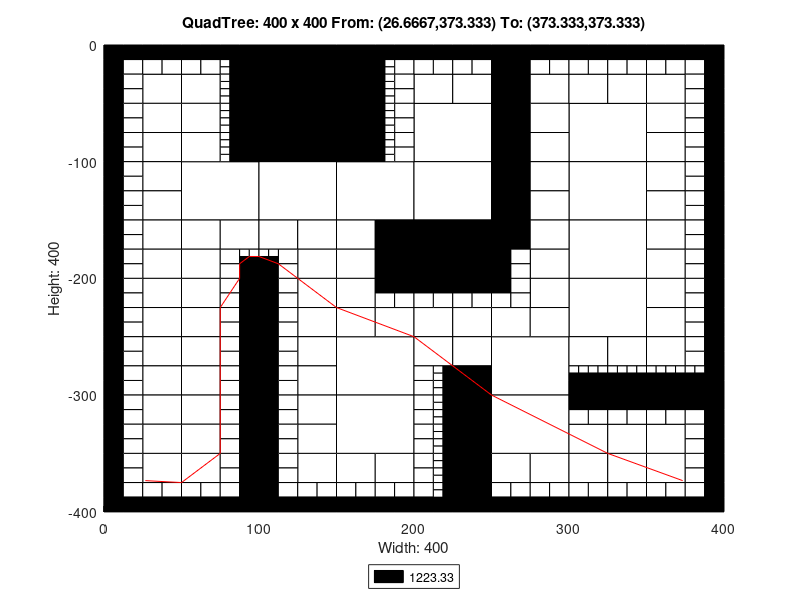

The MATLAB source for this figure:
axis([0 400 -400 0]);
title('QuadTree: 400 x 400 From: (26.6667,373.333) To: (373.333,373.333)');
xlabel('Width: 400');
ylabel('Height: 400');
rectangle('Position',[100 -50 50 50], 'FaceColor',[0 0 0]);
rectangle('Position',[100 -100 50 50], 'FaceColor',[0 0 0]);
rectangle('Position',[50 -150 50 50], 'FaceColor',[1 1 1]);
rectangle('Position',[100 -150 50 50], 'FaceColor',[1 1 1]);
rectangle('Position',[150 -150 50 50], 'FaceColor',[1 1 1]);
rectangle('Position',[200 -100 50 50], 'FaceColor',[1 1 1]);
rectangle('Position',[300 -100 50 50], 'FaceColor',[1 1 1]);
rectangle('Position',[200 -150 50 50], 'FaceColor',[1 1 1]);
rectangle('Position',[200 -200 50 50], 'FaceColor',[0 0 0]);
rectangle('Position',[300 -150 50 50], 'FaceColor',[1 1 1]);
rectangle('Position',[300 -200 50 50], 'FaceColor',[1 1 1]);
rectangle('Position',[150 -300 50 50], 'FaceColor',[1 1 1]);
rectangle('Position',[150 -350 50 50], 'FaceColor',[1 1 1]);
rectangle('Position',[250 -300 50 50], 'FaceColor',[1 1 1]);
rectangle('Position',[300 -250 50 50], 'FaceColor',[1 1 1]);
rectangle('Position',[250 -350 50 50], 'FaceColor',[1 1 1]);
rectangle('Position',[25 -50 25 25], 'FaceColor',[1 1 1]);
rectangle('Position',[50 -50 25 25], 'FaceColor',[1 1 1]);
rectangle('Position',[25 -75 25 25], 'FaceColor',[1 1 1]);
rectangle('Position',[25 -100 25 25], 'FaceColor',[1 1 1]);
rectangle('Position',[50 -75 25 25], 'FaceColor',[1 1 1]);
rectangle('Position',[50 -100 25 25], 'FaceColor',[1 1 1]);
rectangle('Position',[150 -25 25 25], 'FaceColor',[0 0 0]);
rectangle('Position',[150 -50 25 25], 'FaceColor',[0 0 0]);
rectangle('Position',[150 -75 25 25], 'FaceColor',[0 0 0]);
rectangle('Position',[150 -100 25 25], 'FaceColor',[0 0 0]);
rectangle('Position',[25 -125 25 25], 'FaceColor',[1 1 1]);
rectangle('Position',[25 -150 25 25], 'FaceColor',[1 1 1]);
rectangle('Position',[25 -175 25 25], 'FaceColor',[1 1 1]);
rectangle('Position',[25 -200 25 25], 'FaceColor',[1 1 1]);
rectangle('Position',[50 -175 25 25], 'FaceColor',[1 1 1]);
rectangle('Position',[75 -175 25 25], 'FaceColor',[1 1 1]);
rectangle('Position',[50 -200 25 25], 'FaceColor',[1 1 1]);
rectangle('Position',[100 -175 25 25], 'FaceColor',[1 1 1]);
rectangle('Position',[125 -175 25 25], 'FaceColor',[1 1 1]);
rectangle('Position',[125 -200 25 25], 'FaceColor',[1 1 1]);
rectangle('Position',[150 -175 25 25], 'FaceColor',[1 1 1]);
rectangle('Position',[175 -175 25 25], 'FaceColor',[0 0 0]);
rectangle('Position',[150 -200 25 25], 'FaceColor',[1 1 1]);
rectangle('Position',[175 -200 25 25], 'FaceColor',[0 0 0]);
rectangle('Position',[200 -50 25 25], 'FaceColor',[1 1 1]);
rectangle('Position',[225 -50 25 25], 'FaceColor',[1 1 1]);
rectangle('Position',[250 -25 25 25], 'FaceColor',[0 0 0]);
rectangle('Position',[250 -50 25 25], 'FaceColor',[0 0 0]);
rectangle('Position',[275 -50 25 25], 'FaceColor',[1 1 1]);
rectangle('Position',[250 -75 25 25], 'FaceColor',[0 0 0]);
rectangle('Position',[275 -75 25 25], 'FaceColor',[1 1 1]);
rectangle('Position',[250 -100 25 25], 'FaceColor',[0 0 0]);
rectangle('Position',[275 -100 25 25], 'FaceColor',[1 1 1]);
rectangle('Position',[300 -50 25 25], 'FaceColor',[1 1 1]);
rectangle('Position',[325 -50 25 25], 'FaceColor',[1 1 1]);
rectangle('Position',[350 -50 25 25], 'FaceColor',[1 1 1]);
rectangle('Position',[350 -75 25 25], 'FaceColor',[1 1 1]);
rectangle('Position',[350 -100 25 25], 'FaceColor',[1 1 1]);
rectangle('Position',[250 -125 25 25], 'FaceColor',[0 0 0]);
rectangle('Position',[275 -125 25 25], 'FaceColor',[1 1 1]);
rectangle('Position',[250 -150 25 25], 'FaceColor',[0 0 0]);
rectangle('Position',[275 -150 25 25], 'FaceColor',[1 1 1]);
rectangle('Position',[250 -175 25 25], 'FaceColor',[0 0 0]);
rectangle('Position',[275 -175 25 25], 'FaceColor',[1 1 1]);
rectangle('Position',[275 -200 25 25], 'FaceColor',[1 1 1]);
rectangle('Position',[350 -125 25 25], 'FaceColor',[1 1 1]);
rectangle('Position',[350 -150 25 25], 'FaceColor',[1 1 1]);
rectangle('Position',[350 -175 25 25], 'FaceColor',[1 1 1]);
rectangle('Position',[350 -200 25 25], 'FaceColor',[1 1 1]);
rectangle('Position',[25 -225 25 25], 'FaceColor',[1 1 1]);
rectangle('Position',[25 -250 25 25], 'FaceColor',[1 1 1]);
rectangle('Position',[50 -225 25 25], 'FaceColor',[1 1 1]);
rectangle('Position',[50 -250 25 25], 'FaceColor',[1 1 1]);
rectangle('Position',[25 -275 25 25], 'FaceColor',[1 1 1]);
rectangle('Position',[25 -300 25 25], 'FaceColor',[1 1 1]);
rectangle('Position',[50 -275 25 25], 'FaceColor',[1 1 1]);
rectangle('Position',[50 -300 25 25], 'FaceColor',[1 1 1]);
rectangle('Position',[125 -225 25 25], 'FaceColor',[1 1 1]);
rectangle('Position',[125 -250 25 25], 'FaceColor',[1 1 1]);
rectangle('Position',[150 -225 25 25], 'FaceColor',[1 1 1]);
rectangle('Position',[150 -250 25 25], 'FaceColor',[1 1 1]);
rectangle('Position',[175 -250 25 25], 'FaceColor',[1 1 1]);
rectangle('Position',[125 -275 25 25], 'FaceColor',[1 1 1]);
rectangle('Position',[125 -300 25 25], 'FaceColor',[1 1 1]);
rectangle('Position',[25 -325 25 25], 'FaceColor',[1 1 1]);
rectangle('Position',[25 -350 25 25], 'FaceColor',[1 1 1]);
rectangle('Position',[50 -325 25 25], 'FaceColor',[1 1 1]);
rectangle('Position',[50 -350 25 25], 'FaceColor',[1 1 1]);
rectangle('Position',[25 -375 25 25], 'FaceColor',[1 1 1]);
rectangle('Position',[50 -375 25 25], 'FaceColor',[1 1 1]);
rectangle('Position',[125 -325 25 25], 'FaceColor',[1 1 1]);
rectangle('Position',[125 -350 25 25], 'FaceColor',[1 1 1]);
rectangle('Position',[125 -375 25 25], 'FaceColor',[1 1 1]);
rectangle('Position',[150 -375 25 25], 'FaceColor',[1 1 1]);
rectangle('Position',[175 -375 25 25], 'FaceColor',[1 1 1]);
rectangle('Position',[200 -250 25 25], 'FaceColor',[1 1 1]);
rectangle('Position',[225 -250 25 25], 'FaceColor',[1 1 1]);
rectangle('Position',[275 -225 25 25], 'FaceColor',[1 1 1]);
rectangle('Position',[250 -250 25 25], 'FaceColor',[1 1 1]);
rectangle('Position',[275 -250 25 25], 'FaceColor',[1 1 1]);
rectangle('Position',[200 -275 25 25], 'FaceColor',[1 1 1]);
rectangle('Position',[225 -275 25 25], 'FaceColor',[1 1 1]);
rectangle('Position',[225 -300 25 25], 'FaceColor',[0 0 0]);
rectangle('Position',[350 -225 25 25], 'FaceColor',[1 1 1]);
rectangle('Position',[350 -250 25 25], 'FaceColor',[1 1 1]);
rectangle('Position',[300 -275 25 25], 'FaceColor',[1 1 1]);
rectangle('Position',[325 -275 25 25], 'FaceColor',[1 1 1]);
rectangle('Position',[350 -275 25 25], 'FaceColor',[1 1 1]);
rectangle('Position',[225 -325 25 25], 'FaceColor',[0 0 0]);
rectangle('Position',[225 -350 25 25], 'FaceColor',[0 0 0]);
rectangle('Position',[225 -375 25 25], 'FaceColor',[0 0 0]);
rectangle('Position',[225 -400 25 25], 'FaceColor',[0 0 0]);
rectangle('Position',[250 -375 25 25], 'FaceColor',[1 1 1]);
rectangle('Position',[275 -375 25 25], 'FaceColor',[1 1 1]);
rectangle('Position',[300 -350 25 25], 'FaceColor',[1 1 1]);
rectangle('Position',[325 -350 25 25], 'FaceColor',[1 1 1]);
rectangle('Position',[350 -350 25 25], 'FaceColor',[1 1 1]);
rectangle('Position',[300 -375 25 25], 'FaceColor',[1 1 1]);
rectangle('Position',[325 -375 25 25], 'FaceColor',[1 1 1]);
rectangle('Position',[350 -375 25 25], 'FaceColor',[1 1 1]);
rectangle('Position',[0 -12.5 12.5 12.5], 'FaceColor',[0 0 0]);
rectangle('Position',[12.5 -12.5 12.5 12.5], 'FaceColor',[0 0 0]);
rectangle('Position',[0 -25 12.5 12.5], 'FaceColor',[0 0 0]);
rectangle('Position',[12.5 -25 12.5 12.5], 'FaceColor',[1 1 1]);
rectangle('Position',[25 -12.5 12.5 12.5], 'FaceColor',[0 0 0]);
rectangle('Position',[37.5 -12.5 12.5 12.5], 'FaceColor',[0 0 0]);
rectangle('Position',[25 -25 12.5 12.5], 'FaceColor',[1 1 1]);
rectangle('Position',[37.5 -25 12.5 12.5], 'FaceColor',[1 1 1]);
rectangle('Position',[0 -37.5 12.5 12.5], 'FaceColor',[0 0 0]);
rectangle('Position',[12.5 -37.5 12.5 12.5], 'FaceColor',[1 1 1]);
rectangle('Position',[0 -50 12.5 12.5], 'FaceColor',[0 0 0]);
rectangle('Position',[12.5 -50 12.5 12.5], 'FaceColor',[1 1 1]);
rectangle('Position',[50 -12.5 12.5 12.5], 'FaceColor',[0 0 0]);
rectangle('Position',[62.5 -12.5 12.5 12.5], 'FaceColor',[0 0 0]);
rectangle('Position',[50 -25 12.5 12.5], 'FaceColor',[1 1 1]);
rectangle('Position',[62.5 -25 12.5 12.5], 'FaceColor',[1 1 1]);
rectangle('Position',[75 -12.5 12.5 12.5], 'FaceColor',[0 0 0]);
rectangle('Position',[87.5 -12.5 12.5 12.5], 'FaceColor',[0 0 0]);
rectangle('Position',[87.5 -25 12.5 12.5], 'FaceColor',[0 0 0]);
rectangle('Position',[87.5 -37.5 12.5 12.5], 'FaceColor',[0 0 0]);
rectangle('Position',[87.5 -50 12.5 12.5], 'FaceColor',[0 0 0]);
rectangle('Position',[0 -62.5 12.5 12.5], 'FaceColor',[0 0 0]);
rectangle('Position',[12.5 -62.5 12.5 12.5], 'FaceColor',[1 1 1]);
rectangle('Position',[0 -75 12.5 12.5], 'FaceColor',[0 0 0]);
rectangle('Position',[12.5 -75 12.5 12.5], 'FaceColor',[1 1 1]);
rectangle('Position',[0 -87.5 12.5 12.5], 'FaceColor',[0 0 0]);
rectangle('Position',[12.5 -87.5 12.5 12.5], 'FaceColor',[1 1 1]);
rectangle('Position',[0 -100 12.5 12.5], 'FaceColor',[0 0 0]);
rectangle('Position',[12.5 -100 12.5 12.5], 'FaceColor',[1 1 1]);
rectangle('Position',[87.5 -62.5 12.5 12.5], 'FaceColor',[0 0 0]);
rectangle('Position',[87.5 -75 12.5 12.5], 'FaceColor',[0 0 0]);
rectangle('Position',[87.5 -87.5 12.5 12.5], 'FaceColor',[0 0 0]);
rectangle('Position',[87.5 -100 12.5 12.5], 'FaceColor',[0 0 0]);
rectangle('Position',[175 -12.5 12.5 12.5], 'FaceColor',[0 0 0]);
rectangle('Position',[187.5 -12.5 12.5 12.5], 'FaceColor',[0 0 0]);
rectangle('Position',[187.5 -25 12.5 12.5], 'FaceColor',[1 1 1]);
rectangle('Position',[187.5 -37.5 12.5 12.5], 'FaceColor',[1 1 1]);
rectangle('Position',[187.5 -50 12.5 12.5], 'FaceColor',[1 1 1]);
rectangle('Position',[187.5 -62.5 12.5 12.5], 'FaceColor',[1 1 1]);
rectangle('Position',[187.5 -75 12.5 12.5], 'FaceColor',[1 1 1]);
rectangle('Position',[187.5 -87.5 12.5 12.5], 'FaceColor',[1 1 1]);
rectangle('Position',[187.5 -100 12.5 12.5], 'FaceColor',[1 1 1]);
rectangle('Position',[0 -112.5 12.5 12.5], 'FaceColor',[0 0 0]);
rectangle('Position',[12.5 -112.5 12.5 12.5], 'FaceColor',[1 1 1]);
rectangle('Position',[0 -125 12.5 12.5], 'FaceColor',[0 0 0]);
rectangle('Position',[12.5 -125 12.5 12.5], 'FaceColor',[1 1 1]);
rectangle('Position',[0 -137.5 12.5 12.5], 'FaceColor',[0 0 0]);
rectangle('Position',[12.5 -137.5 12.5 12.5], 'FaceColor',[1 1 1]);
rectangle('Position',[0 -150 12.5 12.5], 'FaceColor',[0 0 0]);
rectangle('Position',[12.5 -150 12.5 12.5], 'FaceColor',[1 1 1]);
rectangle('Position',[0 -162.5 12.5 12.5], 'FaceColor',[0 0 0]);
rectangle('Position',[12.5 -162.5 12.5 12.5], 'FaceColor',[1 1 1]);
rectangle('Position',[0 -175 12.5 12.5], 'FaceColor',[0 0 0]);
rectangle('Position',[12.5 -175 12.5 12.5], 'FaceColor',[1 1 1]);
rectangle('Position',[0 -187.5 12.5 12.5], 'FaceColor',[0 0 0]);
rectangle('Position',[12.5 -187.5 12.5 12.5], 'FaceColor',[1 1 1]);
rectangle('Position',[0 -200 12.5 12.5], 'FaceColor',[0 0 0]);
rectangle('Position',[12.5 -200 12.5 12.5], 'FaceColor',[1 1 1]);
rectangle('Position',[75 -187.5 12.5 12.5], 'FaceColor',[1 1 1]);
rectangle('Position',[75 -200 12.5 12.5], 'FaceColor',[1 1 1]);
rectangle('Position',[87.5 -200 12.5 12.5], 'FaceColor',[0 0 0]);
rectangle('Position',[112.5 -187.5 12.5 12.5], 'FaceColor',[1 1 1]);
rectangle('Position',[100 -200 12.5 12.5], 'FaceColor',[0 0 0]);
rectangle('Position',[112.5 -200 12.5 12.5], 'FaceColor',[1 1 1]);
rectangle('Position',[200 -12.5 12.5 12.5], 'FaceColor',[0 0 0]);
rectangle('Position',[212.5 -12.5 12.5 12.5], 'FaceColor',[0 0 0]);
rectangle('Position',[200 -25 12.5 12.5], 'FaceColor',[1 1 1]);
rectangle('Position',[212.5 -25 12.5 12.5], 'FaceColor',[1 1 1]);
rectangle('Position',[225 -12.5 12.5 12.5], 'FaceColor',[0 0 0]);
rectangle('Position',[237.5 -12.5 12.5 12.5], 'FaceColor',[0 0 0]);
rectangle('Position',[225 -25 12.5 12.5], 'FaceColor',[1 1 1]);
rectangle('Position',[237.5 -25 12.5 12.5], 'FaceColor',[1 1 1]);
rectangle('Position',[275 -12.5 12.5 12.5], 'FaceColor',[0 0 0]);
rectangle('Position',[287.5 -12.5 12.5 12.5], 'FaceColor',[0 0 0]);
rectangle('Position',[275 -25 12.5 12.5], 'FaceColor',[1 1 1]);
rectangle('Position',[287.5 -25 12.5 12.5], 'FaceColor',[1 1 1]);
rectangle('Position',[300 -12.5 12.5 12.5], 'FaceColor',[0 0 0]);
rectangle('Position',[312.5 -12.5 12.5 12.5], 'FaceColor',[0 0 0]);
rectangle('Position',[300 -25 12.5 12.5], 'FaceColor',[1 1 1]);
rectangle('Position',[312.5 -25 12.5 12.5], 'FaceColor',[1 1 1]);
rectangle('Position',[325 -12.5 12.5 12.5], 'FaceColor',[0 0 0]);
rectangle('Position',[337.5 -12.5 12.5 12.5], 'FaceColor',[0 0 0]);
rectangle('Position',[325 -25 12.5 12.5], 'FaceColor',[1 1 1]);
rectangle('Position',[337.5 -25 12.5 12.5], 'FaceColor',[1 1 1]);
rectangle('Position',[350 -12.5 12.5 12.5], 'FaceColor',[0 0 0]);
rectangle('Position',[362.5 -12.5 12.5 12.5], 'FaceColor',[0 0 0]);
rectangle('Position',[350 -25 12.5 12.5], 'FaceColor',[1 1 1]);
rectangle('Position',[362.5 -25 12.5 12.5], 'FaceColor',[1 1 1]);
rectangle('Position',[375 -12.5 12.5 12.5], 'FaceColor',[0 0 0]);
rectangle('Position',[387.5 -12.5 12.5 12.5], 'FaceColor',[0 0 0]);
rectangle('Position',[375 -25 12.5 12.5], 'FaceColor',[1 1 1]);
rectangle('Position',[387.5 -25 12.5 12.5], 'FaceColor',[0 0 0]);
rectangle('Position',[375 -37.5 12.5 12.5], 'FaceColor',[1 1 1]);
rectangle('Position',[387.5 -37.5 12.5 12.5], 'FaceColor',[0 0 0]);
rectangle('Position',[375 -50 12.5 12.5], 'FaceColor',[1 1 1]);
rectangle('Position',[387.5 -50 12.5 12.5], 'FaceColor',[0 0 0]);
rectangle('Position',[375 -62.5 12.5 12.5], 'FaceColor',[1 1 1]);
rectangle('Position',[387.5 -62.5 12.5 12.5], 'FaceColor',[0 0 0]);
rectangle('Position',[375 -75 12.5 12.5], 'FaceColor',[1 1 1]);
rectangle('Position',[387.5 -75 12.5 12.5], 'FaceColor',[0 0 0]);
rectangle('Position',[375 -87.5 12.5 12.5], 'FaceColor',[1 1 1]);
rectangle('Position',[387.5 -87.5 12.5 12.5], 'FaceColor',[0 0 0]);
rectangle('Position',[375 -100 12.5 12.5], 'FaceColor',[1 1 1]);
rectangle('Position',[387.5 -100 12.5 12.5], 'FaceColor',[0 0 0]);
rectangle('Position',[250 -187.5 12.5 12.5], 'FaceColor',[0 0 0]);
rectangle('Position',[262.5 -187.5 12.5 12.5], 'FaceColor',[1 1 1]);
rectangle('Position',[250 -200 12.5 12.5], 'FaceColor',[0 0 0]);
rectangle('Position',[262.5 -200 12.5 12.5], 'FaceColor',[1 1 1]);
rectangle('Position',[375 -112.5 12.5 12.5], 'FaceColor',[1 1 1]);
rectangle('Position',[387.5 -112.5 12.5 12.5], 'FaceColor',[0 0 0]);
rectangle('Position',[375 -125 12.5 12.5], 'FaceColor',[1 1 1]);
rectangle('Position',[387.5 -125 12.5 12.5], 'FaceColor',[0 0 0]);
rectangle('Position',[375 -137.5 12.5 12.5], 'FaceColor',[1 1 1]);
rectangle('Position',[387.5 -137.5 12.5 12.5], 'FaceColor',[0 0 0]);
rectangle('Position',[375 -150 12.5 12.5], 'FaceColor',[1 1 1]);
rectangle('Position',[387.5 -150 12.5 12.5], 'FaceColor',[0 0 0]);
rectangle('Position',[375 -162.5 12.5 12.5], 'FaceColor',[1 1 1]);
rectangle('Position',[387.5 -162.5 12.5 12.5], 'FaceColor',[0 0 0]);
rectangle('Position',[375 -175 12.5 12.5], 'FaceColor',[1 1 1]);
rectangle('Position',[387.5 -175 12.5 12.5], 'FaceColor',[0 0 0]);
rectangle('Position',[375 -187.5 12.5 12.5], 'FaceColor',[1 1 1]);
rectangle('Position',[387.5 -187.5 12.5 12.5], 'FaceColor',[0 0 0]);
rectangle('Position',[375 -200 12.5 12.5], 'FaceColor',[1 1 1]);
rectangle('Position',[387.5 -200 12.5 12.5], 'FaceColor',[0 0 0]);
rectangle('Position',[0 -212.5 12.5 12.5], 'FaceColor',[0 0 0]);
rectangle('Position',[12.5 -212.5 12.5 12.5], 'FaceColor',[1 1 1]);
rectangle('Position',[0 -225 12.5 12.5], 'FaceColor',[0 0 0]);
rectangle('Position',[12.5 -225 12.5 12.5], 'FaceColor',[1 1 1]);
rectangle('Position',[0 -237.5 12.5 12.5], 'FaceColor',[0 0 0]);
rectangle('Position',[12.5 -237.5 12.5 12.5], 'FaceColor',[1 1 1]);
rectangle('Position',[0 -250 12.5 12.5], 'FaceColor',[0 0 0]);
rectangle('Position',[12.5 -250 12.5 12.5], 'FaceColor',[1 1 1]);
rectangle('Position',[75 -212.5 12.5 12.5], 'FaceColor',[1 1 1]);
rectangle('Position',[87.5 -212.5 12.5 12.5], 'FaceColor',[0 0 0]);
rectangle('Position',[75 -225 12.5 12.5], 'FaceColor',[1 1 1]);
rectangle('Position',[87.5 -225 12.5 12.5], 'FaceColor',[0 0 0]);
rectangle('Position',[75 -237.5 12.5 12.5], 'FaceColor',[1 1 1]);
rectangle('Position',[87.5 -237.5 12.5 12.5], 'FaceColor',[0 0 0]);
rectangle('Position',[75 -250 12.5 12.5], 'FaceColor',[1 1 1]);
rectangle('Position',[87.5 -250 12.5 12.5], 'FaceColor',[0 0 0]);
rectangle('Position',[0 -262.5 12.5 12.5], 'FaceColor',[0 0 0]);
rectangle('Position',[12.5 -262.5 12.5 12.5], 'FaceColor',[1 1 1]);
rectangle('Position',[0 -275 12.5 12.5], 'FaceColor',[0 0 0]);
rectangle('Position',[12.5 -275 12.5 12.5], 'FaceColor',[1 1 1]);
rectangle('Position',[0 -287.5 12.5 12.5], 'FaceColor',[0 0 0]);
rectangle('Position',[12.5 -287.5 12.5 12.5], 'FaceColor',[1 1 1]);
rectangle('Position',[0 -300 12.5 12.5], 'FaceColor',[0 0 0]);
rectangle('Position',[12.5 -300 12.5 12.5], 'FaceColor',[1 1 1]);
rectangle('Position',[75 -262.5 12.5 12.5], 'FaceColor',[1 1 1]);
rectangle('Position',[87.5 -262.5 12.5 12.5], 'FaceColor',[0 0 0]);
rectangle('Position',[75 -275 12.5 12.5], 'FaceColor',[1 1 1]);
rectangle('Position',[87.5 -275 12.5 12.5], 'FaceColor',[0 0 0]);
rectangle('Position',[75 -287.5 12.5 12.5], 'FaceColor',[1 1 1]);
rectangle('Position',[87.5 -287.5 12.5 12.5], 'FaceColor',[0 0 0]);
rectangle('Position',[75 -300 12.5 12.5], 'FaceColor',[1 1 1]);
rectangle('Position',[87.5 -300 12.5 12.5], 'FaceColor',[0 0 0]);
rectangle('Position',[100 -212.5 12.5 12.5], 'FaceColor',[0 0 0]);
rectangle('Position',[112.5 -212.5 12.5 12.5], 'FaceColor',[1 1 1]);
rectangle('Position',[100 -225 12.5 12.5], 'FaceColor',[0 0 0]);
rectangle('Position',[112.5 -225 12.5 12.5], 'FaceColor',[1 1 1]);
rectangle('Position',[100 -237.5 12.5 12.5], 'FaceColor',[0 0 0]);
rectangle('Position',[112.5 -237.5 12.5 12.5], 'FaceColor',[1 1 1]);
rectangle('Position',[100 -250 12.5 12.5], 'FaceColor',[0 0 0]);
rectangle('Position',[112.5 -250 12.5 12.5], 'FaceColor',[1 1 1]);
rectangle('Position',[175 -212.5 12.5 12.5], 'FaceColor',[0 0 0]);
rectangle('Position',[187.5 -212.5 12.5 12.5], 'FaceColor',[0 0 0]);
rectangle('Position',[175 -225 12.5 12.5], 'FaceColor',[1 1 1]);
rectangle('Position',[187.5 -225 12.5 12.5], 'FaceColor',[1 1 1]);
rectangle('Position',[100 -262.5 12.5 12.5], 'FaceColor',[0 0 0]);
rectangle('Position',[112.5 -262.5 12.5 12.5], 'FaceColor',[1 1 1]);
rectangle('Position',[100 -275 12.5 12.5], 'FaceColor',[0 0 0]);
rectangle('Position',[112.5 -275 12.5 12.5], 'FaceColor',[1 1 1]);
rectangle('Position',[100 -287.5 12.5 12.5], 'FaceColor',[0 0 0]);
rectangle('Position',[112.5 -287.5 12.5 12.5], 'FaceColor',[1 1 1]);
rectangle('Position',[100 -300 12.5 12.5], 'FaceColor',[0 0 0]);
rectangle('Position',[112.5 -300 12.5 12.5], 'FaceColor',[1 1 1]);
rectangle('Position',[0 -312.5 12.5 12.5], 'FaceColor',[0 0 0]);
rectangle('Position',[12.5 -312.5 12.5 12.5], 'FaceColor',[1 1 1]);
rectangle('Position',[0 -325 12.5 12.5], 'FaceColor',[0 0 0]);
rectangle('Position',[12.5 -325 12.5 12.5], 'FaceColor',[1 1 1]);
rectangle('Position',[0 -337.5 12.5 12.5], 'FaceColor',[0 0 0]);
rectangle('Position',[12.5 -337.5 12.5 12.5], 'FaceColor',[1 1 1]);
rectangle('Position',[0 -350 12.5 12.5], 'FaceColor',[0 0 0]);
rectangle('Position',[12.5 -350 12.5 12.5], 'FaceColor',[1 1 1]);
rectangle('Position',[75 -312.5 12.5 12.5], 'FaceColor',[1 1 1]);
rectangle('Position',[87.5 -312.5 12.5 12.5], 'FaceColor',[0 0 0]);
rectangle('Position',[75 -325 12.5 12.5], 'FaceColor',[1 1 1]);
rectangle('Position',[87.5 -325 12.5 12.5], 'FaceColor',[0 0 0]);
rectangle('Position',[75 -337.5 12.5 12.5], 'FaceColor',[1 1 1]);
rectangle('Position',[87.5 -337.5 12.5 12.5], 'FaceColor',[0 0 0]);
rectangle('Position',[75 -350 12.5 12.5], 'FaceColor',[1 1 1]);
rectangle('Position',[87.5 -350 12.5 12.5], 'FaceColor',[0 0 0]);
rectangle('Position',[0 -362.5 12.5 12.5], 'FaceColor',[0 0 0]);
rectangle('Position',[12.5 -362.5 12.5 12.5], 'FaceColor',[1 1 1]);
rectangle('Position',[0 -375 12.5 12.5], 'FaceColor',[0 0 0]);
rectangle('Position',[12.5 -375 12.5 12.5], 'FaceColor',[1 1 1]);
rectangle('Position',[0 -387.5 12.5 12.5], 'FaceColor',[0 0 0]);
rectangle('Position',[12.5 -387.5 12.5 12.5], 'FaceColor',[1 1 1]);
rectangle('Position',[0 -400 12.5 12.5], 'FaceColor',[0 0 0]);
rectangle('Position',[12.5 -400 12.5 12.5], 'FaceColor',[0 0 0]);
rectangle('Position',[25 -387.5 12.5 12.5], 'FaceColor',[1 1 1]);
rectangle('Position',[37.5 -387.5 12.5 12.5], 'FaceColor',[1 1 1]);
rectangle('Position',[25 -400 12.5 12.5], 'FaceColor',[0 0 0]);
rectangle('Position',[37.5 -400 12.5 12.5], 'FaceColor',[0 0 0]);
rectangle('Position',[75 -362.5 12.5 12.5], 'FaceColor',[1 1 1]);
rectangle('Position',[87.5 -362.5 12.5 12.5], 'FaceColor',[0 0 0]);
rectangle('Position',[75 -375 12.5 12.5], 'FaceColor',[1 1 1]);
rectangle('Position',[87.5 -375 12.5 12.5], 'FaceColor',[0 0 0]);
rectangle('Position',[50 -387.5 12.5 12.5], 'FaceColor',[1 1 1]);
rectangle('Position',[62.5 -387.5 12.5 12.5], 'FaceColor',[1 1 1]);
rectangle('Position',[50 -400 12.5 12.5], 'FaceColor',[0 0 0]);
rectangle('Position',[62.5 -400 12.5 12.5], 'FaceColor',[0 0 0]);
rectangle('Position',[75 -387.5 12.5 12.5], 'FaceColor',[1 1 1]);
rectangle('Position',[87.5 -387.5 12.5 12.5], 'FaceColor',[0 0 0]);
rectangle('Position',[75 -400 12.5 12.5], 'FaceColor',[0 0 0]);
rectangle('Position',[87.5 -400 12.5 12.5], 'FaceColor',[0 0 0]);
rectangle('Position',[100 -312.5 12.5 12.5], 'FaceColor',[0 0 0]);
rectangle('Position',[112.5 -312.5 12.5 12.5], 'FaceColor',[1 1 1]);
rectangle('Position',[100 -325 12.5 12.5], 'FaceColor',[0 0 0]);
rectangle('Position',[112.5 -325 12.5 12.5], 'FaceColor',[1 1 1]);
rectangle('Position',[100 -337.5 12.5 12.5], 'FaceColor',[0 0 0]);
rectangle('Position',[112.5 -337.5 12.5 12.5], 'FaceColor',[1 1 1]);
rectangle('Position',[100 -350 12.5 12.5], 'FaceColor',[0 0 0]);
rectangle('Position',[112.5 -350 12.5 12.5], 'FaceColor',[1 1 1]);
rectangle('Position',[100 -362.5 12.5 12.5], 'FaceColor',[0 0 0]);
rectangle('Position',[112.5 -362.5 12.5 12.5], 'FaceColor',[1 1 1]);
rectangle('Position',[100 -375 12.5 12.5], 'FaceColor',[0 0 0]);
rectangle('Position',[112.5 -375 12.5 12.5], 'FaceColor',[1 1 1]);
rectangle('Position',[100 -387.5 12.5 12.5], 'FaceColor',[0 0 0]);
rectangle('Position',[112.5 -387.5 12.5 12.5], 'FaceColor',[1 1 1]);
rectangle('Position',[100 -400 12.5 12.5], 'FaceColor',[0 0 0]);
rectangle('Position',[112.5 -400 12.5 12.5], 'FaceColor',[0 0 0]);
rectangle('Position',[125 -387.5 12.5 12.5], 'FaceColor',[1 1 1]);
rectangle('Position',[137.5 -387.5 12.5 12.5], 'FaceColor',[1 1 1]);
rectangle('Position',[125 -400 12.5 12.5], 'FaceColor',[0 0 0]);
rectangle('Position',[137.5 -400 12.5 12.5], 'FaceColor',[0 0 0]);
rectangle('Position',[150 -387.5 12.5 12.5], 'FaceColor',[1 1 1]);
rectangle('Position',[162.5 -387.5 12.5 12.5], 'FaceColor',[1 1 1]);
rectangle('Position',[150 -400 12.5 12.5], 'FaceColor',[0 0 0]);
rectangle('Position',[162.5 -400 12.5 12.5], 'FaceColor',[0 0 0]);
rectangle('Position',[175 -387.5 12.5 12.5], 'FaceColor',[1 1 1]);
rectangle('Position',[187.5 -387.5 12.5 12.5], 'FaceColor',[1 1 1]);
rectangle('Position',[175 -400 12.5 12.5], 'FaceColor',[0 0 0]);
rectangle('Position',[187.5 -400 12.5 12.5], 'FaceColor',[0 0 0]);
rectangle('Position',[200 -212.5 12.5 12.5], 'FaceColor',[0 0 0]);
rectangle('Position',[212.5 -212.5 12.5 12.5], 'FaceColor',[0 0 0]);
rectangle('Position',[200 -225 12.5 12.5], 'FaceColor',[1 1 1]);
rectangle('Position',[212.5 -225 12.5 12.5], 'FaceColor',[1 1 1]);
rectangle('Position',[225 -212.5 12.5 12.5], 'FaceColor',[0 0 0]);
rectangle('Position',[237.5 -212.5 12.5 12.5], 'FaceColor',[0 0 0]);
rectangle('Position',[225 -225 12.5 12.5], 'FaceColor',[1 1 1]);
rectangle('Position',[237.5 -225 12.5 12.5], 'FaceColor',[1 1 1]);
rectangle('Position',[250 -212.5 12.5 12.5], 'FaceColor',[0 0 0]);
rectangle('Position',[262.5 -212.5 12.5 12.5], 'FaceColor',[1 1 1]);
rectangle('Position',[250 -225 12.5 12.5], 'FaceColor',[1 1 1]);
rectangle('Position',[262.5 -225 12.5 12.5], 'FaceColor',[1 1 1]);
rectangle('Position',[200 -287.5 12.5 12.5], 'FaceColor',[1 1 1]);
rectangle('Position',[200 -300 12.5 12.5], 'FaceColor',[1 1 1]);
rectangle('Position',[375 -212.5 12.5 12.5], 'FaceColor',[1 1 1]);
rectangle('Position',[387.5 -212.5 12.5 12.5], 'FaceColor',[0 0 0]);
rectangle('Position',[375 -225 12.5 12.5], 'FaceColor',[1 1 1]);
rectangle('Position',[387.5 -225 12.5 12.5], 'FaceColor',[0 0 0]);
rectangle('Position',[375 -237.5 12.5 12.5], 'FaceColor',[1 1 1]);
rectangle('Position',[387.5 -237.5 12.5 12.5], 'FaceColor',[0 0 0]);
rectangle('Position',[375 -250 12.5 12.5], 'FaceColor',[1 1 1]);
rectangle('Position',[387.5 -250 12.5 12.5], 'FaceColor',[0 0 0]);
rectangle('Position',[300 -300 12.5 12.5], 'FaceColor',[0 0 0]);
rectangle('Position',[312.5 -300 12.5 12.5], 'FaceColor',[0 0 0]);
rectangle('Position',[325 -300 12.5 12.5], 'FaceColor',[0 0 0]);
rectangle('Position',[337.5 -300 12.5 12.5], 'FaceColor',[0 0 0]);
rectangle('Position',[375 -262.5 12.5 12.5], 'FaceColor',[1 1 1]);
rectangle('Position',[387.5 -262.5 12.5 12.5], 'FaceColor',[0 0 0]);
rectangle('Position',[375 -275 12.5 12.5], 'FaceColor',[1 1 1]);
rectangle('Position',[387.5 -275 12.5 12.5], 'FaceColor',[0 0 0]);
rectangle('Position',[350 -300 12.5 12.5], 'FaceColor',[0 0 0]);
rectangle('Position',[362.5 -300 12.5 12.5], 'FaceColor',[0 0 0]);
rectangle('Position',[387.5 -287.5 12.5 12.5], 'FaceColor',[0 0 0]);
rectangle('Position',[375 -300 12.5 12.5], 'FaceColor',[0 0 0]);
rectangle('Position',[387.5 -300 12.5 12.5], 'FaceColor',[0 0 0]);
rectangle('Position',[200 -312.5 12.5 12.5], 'FaceColor',[1 1 1]);
rectangle('Position',[200 -325 12.5 12.5], 'FaceColor',[1 1 1]);
rectangle('Position',[200 -337.5 12.5 12.5], 'FaceColor',[1 1 1]);
rectangle('Position',[200 -350 12.5 12.5], 'FaceColor',[1 1 1]);
rectangle('Position',[200 -362.5 12.5 12.5], 'FaceColor',[1 1 1]);
rectangle('Position',[200 -375 12.5 12.5], 'FaceColor',[1 1 1]);
rectangle('Position',[200 -387.5 12.5 12.5], 'FaceColor',[1 1 1]);
rectangle('Position',[200 -400 12.5 12.5], 'FaceColor',[0 0 0]);
rectangle('Position',[212.5 -400 12.5 12.5], 'FaceColor',[0 0 0]);
rectangle('Position',[250 -387.5 12.5 12.5], 'FaceColor',[1 1 1]);
rectangle('Position',[262.5 -387.5 12.5 12.5], 'FaceColor',[1 1 1]);
rectangle('Position',[250 -400 12.5 12.5], 'FaceColor',[0 0 0]);
rectangle('Position',[262.5 -400 12.5 12.5], 'FaceColor',[0 0 0]);
rectangle('Position',[275 -387.5 12.5 12.5], 'FaceColor',[1 1 1]);
rectangle('Position',[287.5 -387.5 12.5 12.5], 'FaceColor',[1 1 1]);
rectangle('Position',[275 -400 12.5 12.5], 'FaceColor',[0 0 0]);
rectangle('Position',[287.5 -400 12.5 12.5], 'FaceColor',[0 0 0]);
rectangle('Position',[300 -312.5 12.5 12.5], 'FaceColor',[0 0 0]);
rectangle('Position',[312.5 -312.5 12.5 12.5], 'FaceColor',[0 0 0]);
rectangle('Position',[300 -325 12.5 12.5], 'FaceColor',[1 1 1]);
rectangle('Position',[312.5 -325 12.5 12.5], 'FaceColor',[1 1 1]);
rectangle('Position',[325 -312.5 12.5 12.5], 'FaceColor',[0 0 0]);
rectangle('Position',[337.5 -312.5 12.5 12.5], 'FaceColor',[0 0 0]);
rectangle('Position',[325 -325 12.5 12.5], 'FaceColor',[1 1 1]);
rectangle('Position',[337.5 -325 12.5 12.5], 'FaceColor',[1 1 1]);
rectangle('Position',[350 -312.5 12.5 12.5], 'FaceColor',[0 0 0]);
rectangle('Position',[362.5 -312.5 12.5 12.5], 'FaceColor',[0 0 0]);
rectangle('Position',[350 -325 12.5 12.5], 'FaceColor',[1 1 1]);
rectangle('Position',[362.5 -325 12.5 12.5], 'FaceColor',[1 1 1]);
rectangle('Position',[375 -312.5 12.5 12.5], 'FaceColor',[0 0 0]);
rectangle('Position',[387.5 -312.5 12.5 12.5], 'FaceColor',[0 0 0]);
rectangle('Position',[375 -325 12.5 12.5], 'FaceColor',[1 1 1]);
rectangle('Position',[387.5 -325 12.5 12.5], 'FaceColor',[0 0 0]);
rectangle('Position',[375 -337.5 12.5 12.5], 'FaceColor',[1 1 1]);
rectangle('Position',[387.5 -337.5 12.5 12.5], 'FaceColor',[0 0 0]);
rectangle('Position',[375 -350 12.5 12.5], 'FaceColor',[1 1 1]);
rectangle('Position',[387.5 -350 12.5 12.5], 'FaceColor',[0 0 0]);
rectangle('Position',[300 -387.5 12.5 12.5], 'FaceColor',[1 1 1]);
rectangle('Position',[312.5 -387.5 12.5 12.5], 'FaceColor',[1 1 1]);
rectangle('Position',[300 -400 12.5 12.5], 'FaceColor',[0 0 0]);
rectangle('Position',[312.5 -400 12.5 12.5], 'FaceColor',[0 0 0]);
rectangle('Position',[325 -387.5 12.5 12.5], 'FaceColor',[1 1 1]);
rectangle('Position',[337.5 -387.5 12.5 12.5], 'FaceColor',[1 1 1]);
rectangle('Position',[325 -400 12.5 12.5], 'FaceColor',[0 0 0]);
rectangle('Position',[337.5 -400 12.5 12.5], 'FaceColor',[0 0 0]);
rectangle('Position',[375 -362.5 12.5 12.5], 'FaceColor',[1 1 1]);
rectangle('Position',[387.5 -362.5 12.5 12.5], 'FaceColor',[0 0 0]);
rectangle('Position',[375 -375 12.5 12.5], 'FaceColor',[1 1 1]);
rectangle('Position',[387.5 -375 12.5 12.5], 'FaceColor',[0 0 0]);
rectangle('Position',[350 -387.5 12.5 12.5], 'FaceColor',[1 1 1]);
rectangle('Position',[362.5 -387.5 12.5 12.5], 'FaceColor',[1 1 1]);
rectangle('Position',[350 -400 12.5 12.5], 'FaceColor',[0 0 0]);
rectangle('Position',[362.5 -400 12.5 12.5], 'FaceColor',[0 0 0]);
rectangle('Position',[375 -387.5 12.5 12.5], 'FaceColor',[1 1 1]);
rectangle('Position',[387.5 -387.5 12.5 12.5], 'FaceColor',[0 0 0]);
rectangle('Position',[375 -400 12.5 12.5], 'FaceColor',[0 0 0]);
rectangle('Position',[387.5 -400 12.5 12.5], 'FaceColor',[0 0 0]);
rectangle('Position',[75 -18.75 6.25 6.25], 'FaceColor',[1 1 1]);
rectangle('Position',[81.25 -18.75 6.25 6.25], 'FaceColor',[0 0 0]);
rectangle('Position',[75 -25 6.25 6.25], 'FaceColor',[1 1 1]);
rectangle('Position',[81.25 -25 6.25 6.25], 'FaceColor',[0 0 0]);
rectangle('Position',[75 -31.25 6.25 6.25], 'FaceColor',[1 1 1]);
rectangle('Position',[81.25 -31.25 6.25 6.25], 'FaceColor',[0 0 0]);
rectangle('Position',[75 -37.5 6.25 6.25], 'FaceColor',[1 1 1]);
rectangle('Position',[81.25 -37.5 6.25 6.25], 'FaceColor',[0 0 0]);
rectangle('Position',[75 -43.75 6.25 6.25], 'FaceColor',[1 1 1]);
rectangle('Position',[81.25 -43.75 6.25 6.25], 'FaceColor',[0 0 0]);
rectangle('Position',[75 -50 6.25 6.25], 'FaceColor',[1 1 1]);
rectangle('Position',[81.25 -50 6.25 6.25], 'FaceColor',[0 0 0]);
rectangle('Position',[75 -56.25 6.25 6.25], 'FaceColor',[1 1 1]);
rectangle('Position',[81.25 -56.25 6.25 6.25], 'FaceColor',[0 0 0]);
rectangle('Position',[75 -62.5 6.25 6.25], 'FaceColor',[1 1 1]);
rectangle('Position',[81.25 -62.5 6.25 6.25], 'FaceColor',[0 0 0]);
rectangle('Position',[75 -68.75 6.25 6.25], 'FaceColor',[1 1 1]);
rectangle('Position',[81.25 -68.75 6.25 6.25], 'FaceColor',[0 0 0]);
rectangle('Position',[75 -75 6.25 6.25], 'FaceColor',[1 1 1]);
rectangle('Position',[81.25 -75 6.25 6.25], 'FaceColor',[0 0 0]);
rectangle('Position',[75 -81.25 6.25 6.25], 'FaceColor',[1 1 1]);
rectangle('Position',[81.25 -81.25 6.25 6.25], 'FaceColor',[0 0 0]);
rectangle('Position',[75 -87.5 6.25 6.25], 'FaceColor',[1 1 1]);
rectangle('Position',[81.25 -87.5 6.25 6.25], 'FaceColor',[0 0 0]);
rectangle('Position',[75 -93.75 6.25 6.25], 'FaceColor',[1 1 1]);
rectangle('Position',[81.25 -93.75 6.25 6.25], 'FaceColor',[0 0 0]);
rectangle('Position',[75 -100 6.25 6.25], 'FaceColor',[1 1 1]);
rectangle('Position',[81.25 -100 6.25 6.25], 'FaceColor',[0 0 0]);
rectangle('Position',[175 -18.75 6.25 6.25], 'FaceColor',[0 0 0]);
rectangle('Position',[181.25 -18.75 6.25 6.25], 'FaceColor',[1 1 1]);
rectangle('Position',[175 -25 6.25 6.25], 'FaceColor',[0 0 0]);
rectangle('Position',[181.25 -25 6.25 6.25], 'FaceColor',[1 1 1]);
rectangle('Position',[175 -31.25 6.25 6.25], 'FaceColor',[0 0 0]);
rectangle('Position',[181.25 -31.25 6.25 6.25], 'FaceColor',[1 1 1]);
rectangle('Position',[175 -37.5 6.25 6.25], 'FaceColor',[0 0 0]);
rectangle('Position',[181.25 -37.5 6.25 6.25], 'FaceColor',[1 1 1]);
rectangle('Position',[175 -43.75 6.25 6.25], 'FaceColor',[0 0 0]);
rectangle('Position',[181.25 -43.75 6.25 6.25], 'FaceColor',[1 1 1]);
rectangle('Position',[175 -50 6.25 6.25], 'FaceColor',[0 0 0]);
rectangle('Position',[181.25 -50 6.25 6.25], 'FaceColor',[1 1 1]);
rectangle('Position',[175 -56.25 6.25 6.25], 'FaceColor',[0 0 0]);
rectangle('Position',[181.25 -56.25 6.25 6.25], 'FaceColor',[1 1 1]);
rectangle('Position',[175 -62.5 6.25 6.25], 'FaceColor',[0 0 0]);
rectangle('Position',[181.25 -62.5 6.25 6.25], 'FaceColor',[1 1 1]);
rectangle('Position',[175 -68.75 6.25 6.25], 'FaceColor',[0 0 0]);
rectangle('Position',[181.25 -68.75 6.25 6.25], 'FaceColor',[1 1 1]);
rectangle('Position',[175 -75 6.25 6.25], 'FaceColor',[0 0 0]);
rectangle('Position',[181.25 -75 6.25 6.25], 'FaceColor',[1 1 1]);
rectangle('Position',[175 -81.25 6.25 6.25], 'FaceColor',[0 0 0]);
rectangle('Position',[181.25 -81.25 6.25 6.25], 'FaceColor',[1 1 1]);
rectangle('Position',[175 -87.5 6.25 6.25], 'FaceColor',[0 0 0]);
rectangle('Position',[181.25 -87.5 6.25 6.25], 'FaceColor',[1 1 1]);
rectangle('Position',[175 -93.75 6.25 6.25], 'FaceColor',[0 0 0]);
rectangle('Position',[181.25 -93.75 6.25 6.25], 'FaceColor',[1 1 1]);
rectangle('Position',[175 -100 6.25 6.25], 'FaceColor',[0 0 0]);
rectangle('Position',[181.25 -100 6.25 6.25], 'FaceColor',[1 1 1]);
rectangle('Position',[87.5 -181.25 6.25 6.25], 'FaceColor',[1 1 1]);
rectangle('Position',[93.75 -181.25 6.25 6.25], 'FaceColor',[1 1 1]);
rectangle('Position',[87.5 -187.5 6.25 6.25], 'FaceColor',[0 0 0]);
rectangle('Position',[93.75 -187.5 6.25 6.25], 'FaceColor',[0 0 0]);
rectangle('Position',[100 -181.25 6.25 6.25], 'FaceColor',[1 1 1]);
rectangle('Position',[106.25 -181.25 6.25 6.25], 'FaceColor',[1 1 1]);
rectangle('Position',[100 -187.5 6.25 6.25], 'FaceColor',[0 0 0]);
rectangle('Position',[106.25 -187.5 6.25 6.25], 'FaceColor',[0 0 0]);
rectangle('Position',[212.5 -281.25 6.25 6.25], 'FaceColor',[1 1 1]);
rectangle('Position',[218.75 -281.25 6.25 6.25], 'FaceColor',[0 0 0]);
rectangle('Position',[212.5 -287.5 6.25 6.25], 'FaceColor',[1 1 1]);
rectangle('Position',[218.75 -287.5 6.25 6.25], 'FaceColor',[0 0 0]);
rectangle('Position',[212.5 -293.75 6.25 6.25], 'FaceColor',[1 1 1]);
rectangle('Position',[218.75 -293.75 6.25 6.25], 'FaceColor',[0 0 0]);
rectangle('Position',[212.5 -300 6.25 6.25], 'FaceColor',[1 1 1]);
rectangle('Position',[218.75 -300 6.25 6.25], 'FaceColor',[0 0 0]);
rectangle('Position',[300 -281.25 6.25 6.25], 'FaceColor',[1 1 1]);
rectangle('Position',[306.25 -281.25 6.25 6.25], 'FaceColor',[1 1 1]);
rectangle('Position',[300 -287.5 6.25 6.25], 'FaceColor',[0 0 0]);
rectangle('Position',[306.25 -287.5 6.25 6.25], 'FaceColor',[0 0 0]);
rectangle('Position',[312.5 -281.25 6.25 6.25], 'FaceColor',[1 1 1]);
rectangle('Position',[318.75 -281.25 6.25 6.25], 'FaceColor',[1 1 1]);
rectangle('Position',[312.5 -287.5 6.25 6.25], 'FaceColor',[0 0 0]);
rectangle('Position',[318.75 -287.5 6.25 6.25], 'FaceColor',[0 0 0]);
rectangle('Position',[325 -281.25 6.25 6.25], 'FaceColor',[1 1 1]);
rectangle('Position',[331.25 -281.25 6.25 6.25], 'FaceColor',[1 1 1]);
rectangle('Position',[325 -287.5 6.25 6.25], 'FaceColor',[0 0 0]);
rectangle('Position',[331.25 -287.5 6.25 6.25], 'FaceColor',[0 0 0]);
rectangle('Position',[337.5 -281.25 6.25 6.25], 'FaceColor',[1 1 1]);
rectangle('Position',[343.75 -281.25 6.25 6.25], 'FaceColor',[1 1 1]);
rectangle('Position',[337.5 -287.5 6.25 6.25], 'FaceColor',[0 0 0]);
rectangle('Position',[343.75 -287.5 6.25 6.25], 'FaceColor',[0 0 0]);
rectangle('Position',[350 -281.25 6.25 6.25], 'FaceColor',[1 1 1]);
rectangle('Position',[356.25 -281.25 6.25 6.25], 'FaceColor',[1 1 1]);
rectangle('Position',[350 -287.5 6.25 6.25], 'FaceColor',[0 0 0]);
rectangle('Position',[356.25 -287.5 6.25 6.25], 'FaceColor',[0 0 0]);
rectangle('Position',[362.5 -281.25 6.25 6.25], 'FaceColor',[1 1 1]);
rectangle('Position',[368.75 -281.25 6.25 6.25], 'FaceColor',[1 1 1]);
rectangle('Position',[362.5 -287.5 6.25 6.25], 'FaceColor',[0 0 0]);
rectangle('Position',[368.75 -287.5 6.25 6.25], 'FaceColor',[0 0 0]);
rectangle('Position',[375 -281.25 6.25 6.25], 'FaceColor',[1 1 1]);
rectangle('Position',[381.25 -281.25 6.25 6.25], 'FaceColor',[1 1 1]);
rectangle('Position',[375 -287.5 6.25 6.25], 'FaceColor',[0 0 0]);
rectangle('Position',[381.25 -287.5 6.25 6.25], 'FaceColor',[0 0 0]);
rectangle('Position',[212.5 -306.25 6.25 6.25], 'FaceColor',[1 1 1]);
rectangle('Position',[218.75 -306.25 6.25 6.25], 'FaceColor',[0 0 0]);
rectangle('Position',[212.5 -312.5 6.25 6.25], 'FaceColor',[1 1 1]);
rectangle('Position',[218.75 -312.5 6.25 6.25], 'FaceColor',[0 0 0]);
rectangle('Position',[212.5 -318.75 6.25 6.25], 'FaceColor',[1 1 1]);
rectangle('Position',[218.75 -318.75 6.25 6.25], 'FaceColor',[0 0 0]);
rectangle('Position',[212.5 -325 6.25 6.25], 'FaceColor',[1 1 1]);
rectangle('Position',[218.75 -325 6.25 6.25], 'FaceColor',[0 0 0]);
rectangle('Position',[212.5 -331.25 6.25 6.25], 'FaceColor',[1 1 1]);
rectangle('Position',[218.75 -331.25 6.25 6.25], 'FaceColor',[0 0 0]);
rectangle('Position',[212.5 -337.5 6.25 6.25], 'FaceColor',[1 1 1]);
rectangle('Position',[218.75 -337.5 6.25 6.25], 'FaceColor',[0 0 0]);
rectangle('Position',[212.5 -343.75 6.25 6.25], 'FaceColor',[1 1 1]);
rectangle('Position',[218.75 -343.75 6.25 6.25], 'FaceColor',[0 0 0]);
rectangle('Position',[212.5 -350 6.25 6.25], 'FaceColor',[1 1 1]);
rectangle('Position',[218.75 -350 6.25 6.25], 'FaceColor',[0 0 0]);
rectangle('Position',[212.5 -356.25 6.25 6.25], 'FaceColor',[1 1 1]);
rectangle('Position',[218.75 -356.25 6.25 6.25], 'FaceColor',[0 0 0]);
rectangle('Position',[212.5 -362.5 6.25 6.25], 'FaceColor',[1 1 1]);
rectangle('Position',[218.75 -362.5 6.25 6.25], 'FaceColor',[0 0 0]);
rectangle('Position',[212.5 -368.75 6.25 6.25], 'FaceColor',[1 1 1]);
rectangle('Position',[218.75 -368.75 6.25 6.25], 'FaceColor',[0 0 0]);
rectangle('Position',[212.5 -375 6.25 6.25], 'FaceColor',[1 1 1]);
rectangle('Position',[218.75 -375 6.25 6.25], 'FaceColor',[0 0 0]);
rectangle('Position',[212.5 -381.25 6.25 6.25], 'FaceColor',[1 1 1]);
rectangle('Position',[218.75 -381.25 6.25 6.25], 'FaceColor',[0 0 0]);
rectangle('Position',[212.5 -387.5 6.25 6.25], 'FaceColor',[1 1 1]);
rectangle('Position',[218.75 -387.5 6.25 6.25], 'FaceColor',[0 0 0]);
X=[373.333,373.333,325,325,250,200,200,200,200,150,125,112.5,100,93.75,93.75,93.75,87.5,87.5,75,75,75,75,75,75,50,26.6667];
Y=[-373.333,-373.333,-350,-350,-300,-250,-250,-250,-250,-225,-200,-187.5,-181.25,-181.25,-181.25,-181.25,-187.5,-200,-225,-250,-275,-300,-325,-350,-375,-373.333];
hold on;
plot(X,Y,'r');
legend('1223.33','Location','southoutside');
